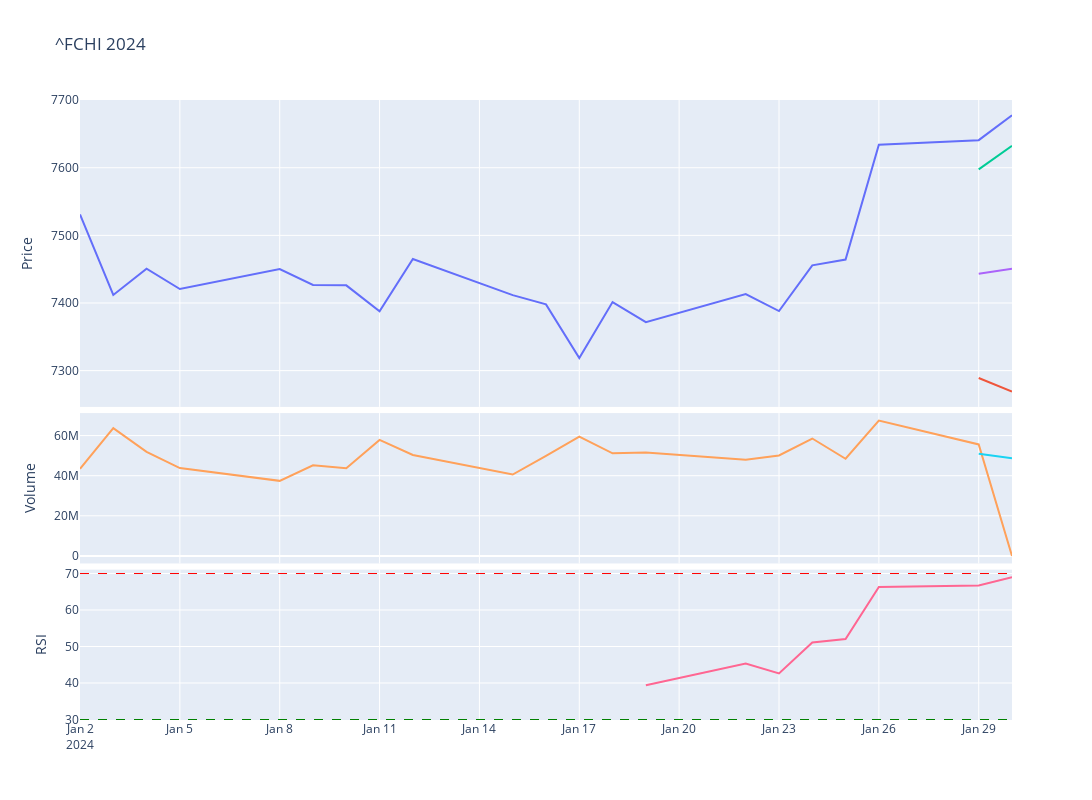

Notebook cell for this chart:
### Code cell
# Plot the adjusted close price of the ^IBEX for year
fig = make_subplots(rows=4, cols=1,shared_xaxes=True,vertical_spacing=0.01,specs=[[{'rowspan':2,'colspan':1}],[None],[{'rowspan':1,'colspan':1}],[{'rowspan':1,'colspan':1}]])

# Graph (1,1)
fig.add_trace(go.Scatter(x=stock_cac['Adj Close'].loc[year].index,y=stock_cac['Adj Close'].loc[year],mode="lines",name=f'{ticker}'),row=1,col=1)
fig.add_trace(go.Scatter(x=stock_cac['BB_Lower'].loc[year].index,y=stock_cac['BB_Lower'].loc[year],mode="lines",name='BB_Lower'),row=1,col=1)
fig.add_trace(go.Scatter(x=stock_cac['BB_Upper'].loc[year].index,y=stock_cac['BB_Upper'].loc[year],mode="lines",name='BB_Upper'),row=1,col=1)
fig.add_trace(go.Scatter(x=stock_cac['MMA20'].loc[year].index,y=stock_cac['MMA20'].loc[year],mode="lines",name='MMA20'),row=1,col=1)
# Update xaxis properties
fig.update_yaxes(title_text="Price", row=1, col=1)

# Graph (3,1)
fig.add_trace(go.Scatter(x=stock_cac['Volume'].loc[year].index,y=stock_cac['Volume'].loc[year],mode="lines",name='Volume'),row=3, col=1)
fig.add_trace(go.Scatter(x=stock_cac['Volume'].loc[year].index,y=stock_cac['Volume'].loc[year].rolling(20).mean(),mode="lines",name='MMA20'),row=3,col=1)
fig.update_yaxes(title_text="Volume", row=3, col=1)

# Graph (4,1)
fig.add_trace(go.Scatter(x=stock_cac['RSI'].loc[year].index,y=stock_cac['RSI'].loc[year],mode="lines",name='RSI'),row=4, col=1)
fig.add_hline(y=30, line_width=1, line_dash="dash", line_color="green",row=4,col=1)
fig.add_hline(y=70, line_width=1, line_dash="dash", line_color="red",row=4,col=1)
fig.update_yaxes(title_text="RSI", row=4, col=1)

fig.update_layout(height=800, width=1300,showlegend=False,title=f"{ticker} {year}")

fig.show()

### Figure 1 — Plotly figure (JSON) as saved in the notebook; plotly's stock layout.template omitted (floating-point values rounded to 4 significant figures)
{"data": [{"mode": "lines", "name": "^FCHI", "type": "scatter", "x": ["2024-01-02T00:00:00", "2024-01-03T00:00:00", "2024-01-04T00:00:00", "2024-01-05T00:00:00", "2024-01-08T00:00:00", "2024-01-09T00:00:00", "2024-01-10T00:00:00", "2024-01-11T00:00:00", "2024-01-12T00:00:00", "2024-01-15T00:00:00", "2024-01-16T00:00:00", "2024-01-17T00:00:00", "2024-01-18T00:00:00", "2024-01-19T00:00:00", "2024-01-22T00:00:00", "2024-01-23T00:00:00", "2024-01-24T00:00:00", "2024-01-25T00:00:00", "2024-01-26T00:00:00", "2024-01-29T00:00:00", "2024-01-30T00:00:00"], "xaxis": "x", "y": [7531.0, 7412.0, 7451.0, 7421.0, 7450.0, 7427.0, 7426.0, 7388.0, 7465.0, 7412.0, 7398, 7319.0, 7401.0, 7372.0, 7413.0, 7388.0, 7456.0, 7464.0, 7634.0, 7641.0, 7677.0], "yaxis": "y"}, {"mode": "lines", "name": "BB_Lower", "type": "scatter", "x": ["2024-01-02T00:00:00", "2024-01-03T00:00:00", "2024-01-04T00:00:00", "2024-01-05T00:00:00", "2024-01-08T00:00:00", "2024-01-09T00:00:00", "2024-01-10T00:00:00", "2024-01-11T00:00:00", "2024-01-12T00:00:00", "2024-01-15T00:00:00", "2024-01-16T00:00:00", "2024-01-17T00:00:00", "2024-01-18T00:00:00", "2024-01-19T00:00:00", "2024-01-22T00:00:00", "2024-01-23T00:00:00", "2024-01-24T00:00:00", "2024-01-25T00:00:00", "2024-01-26T00:00:00", "2024-01-29T00:00:00", "2024-01-30T00:00:00"], "xaxis": "x", "y": [null, null, null, null, null, null, null, null, null, null, null, null, null, null, null, null, null, null, null, 7289.0, 7269.0], "yaxis": "y"}, {"mode": "lines", "name": "BB_Upper", "type": "scatter", "x": ["2024-01-02T00:00:00", "2024-01-03T00:00:00", "2024-01-04T00:00:00", "2024-01-05T00:00:00", "2024-01-08T00:00:00", "2024-01-09T00:00:00", "2024-01-10T00:00:00", "2024-01-11T00:00:00", "2024-01-12T00:00:00", "2024-01-15T00:00:00", "2024-01-16T00:00:00", "2024-01-17T00:00:00", "2024-01-18T00:00:00", "2024-01-19T00:00:00", "2024-01-22T00:00:00", "2024-01-23T00:00:00", "2024-01-24T00:00:00", "2024-01-25T00:00:00", "2024-01-26T00:00:00", "2024-01-29T00:00:00", "2024-01-30T00:00:00"], "xaxis": "x", "y": [null, null, null, null, null, null, null, null, null, null, null, null, null, null, null, null, null, null, null, 7598.0, 7632.0], "yaxis": "y"}, {"mode": "lines", "name": "MMA20", "type": "scatter", "x": ["2024-01-02T00:00:00", "2024-01-03T00:00:00", "2024-01-04T00:00:00", "2024-01-05T00:00:00", "2024-01-08T00:00:00", "2024-01-09T00:00:00", "2024-01-10T00:00:00", "2024-01-11T00:00:00", "2024-01-12T00:00:00", "2024-01-15T00:00:00", "2024-01-16T00:00:00", "2024-01-17T00:00:00", "2024-01-18T00:00:00", "2024-01-19T00:00:00", "2024-01-22T00:00:00", "2024-01-23T00:00:00", "2024-01-24T00:00:00", "2024-01-25T00:00:00", "2024-01-26T00:00:00", "2024-01-29T00:00:00", "2024-01-30T00:00:00"], "xaxis": "x", "y": [null, null, null, null, null, null, null, null, null, null, null, null, null, null, null, null, null, null, null, 7443.0, 7451.0], "yaxis": "y"}, {"mode": "lines", "name": "Volume", "type": "scatter", "x": ["2024-01-02T00:00:00", "2024-01-03T00:00:00", "2024-01-04T00:00:00", "2024-01-05T00:00:00", "2024-01-08T00:00:00", "2024-01-09T00:00:00", "2024-01-10T00:00:00", "2024-01-11T00:00:00", "2024-01-12T00:00:00", "2024-01-15T00:00:00", "2024-01-16T00:00:00", "2024-01-17T00:00:00", "2024-01-18T00:00:00", "2024-01-19T00:00:00", "2024-01-22T00:00:00", "2024-01-23T00:00:00", "2024-01-24T00:00:00", "2024-01-25T00:00:00", "2024-01-26T00:00:00", "2024-01-29T00:00:00", "2024-01-30T00:00:00"], "xaxis": "x2", "y": [43443100, 63685500, 51878000, 43819900, 37426500, 45159400, 43697000, 57821000, 50299100, 40568900, 49822800, 59431200, 51151100, 51572100, 47900000, 50061200, 58529300, 48432800, 67454400, 55590300, 0], "yaxis": "y2"}, {"mode": "lines", "name": "MMA20", "type": "scatter", "x": ["2024-01-02T00:00:00", "2024-01-03T00:00:00", "2024-01-04T00:00:00", "2024-01-05T00:00:00", "2024-01-08T00:00:00", "2024-01-09T00:00:00", "2024-01-10T00:00:00", "2024-01-11T00:00:00", "2024-01-12T00:00:00", "2024-01-15T00:00:00", "2024-01-16T00:00:00", "2024-01-17T00:00:00", "2024-01-18T00:00:00", "2024-01-19T00:00:00", "2024-01-22T00:00:00", "2024-01-23T00:00:00", "2024-01-24T00:00:00", "2024-01-25T00:00:00", "2024-01-26T00:00:00", "2024-01-29T00:00:00", "2024-01-30T00:00:00"], "xaxis": "x2", "y": [null, null, null, null, null, null, null, null, null, null, null, null, null, null, null, null, null, null, null, 50887180, 48715025], "yaxis": "y2"}, {"mode": "lines", "name": "RSI", "type": "scatter", "x": ["2024-01-02T00:00:00", "2024-01-03T00:00:00", "2024-01-04T00:00:00", "2024-01-05T00:00:00", "2024-01-08T00:00:00", "2024-01-09T00:00:00", "2024-01-10T00:00:00", "2024-01-11T00:00:00", "2024-01-12T00:00:00", "2024-01-15T00:00:00", "2024-01-16T00:00:00", "2024-01-17T00:00:00", "2024-01-18T00:00:00", "2024-01-19T00:00:00", "2024-01-22T00:00:00", "2024-01-23T00:00:00", "2024-01-24T00:00:00", "2024-01-25T00:00:00", "2024-01-26T00:00:00", "2024-01-29T00:00:00", "2024-01-30T00:00:00"], "xaxis": "x3", "y": [null, null, null, null, null, null, null, null, null, null, null, null, null, 39.41, 45.34, 42.62, 51.1, 52.07, 66.31, 66.72, 69.0], "yaxis": "y3"}], "layout": {"height": 800, "shapes": [{"line": {"color": "green", "dash": "dash", "width": 1}, "type": "line", "x0": 0, "x1": 1, "xref": "x3 domain", "y0": 30, "y1": 30, "yref": "y3"}, {"line": {"color": "red", "dash": "dash", "width": 1}, "type": "line", "x0": 0, "x1": 1, "xref": "x3 domain", "y0": 70, "y1": 70, "yref": "y3"}], "showlegend": false, "title": {"text": "^FCHI 2024"}, "width": 1300, "xaxis": {"anchor": "y", "domain": [0, 1], "matches": "x3", "showticklabels": false}, "xaxis2": {"anchor": "y2", "domain": [0, 1], "matches": "x3", "showticklabels": false}, "xaxis3": {"anchor": "y3", "domain": [0, 1]}, "yaxis": {"anchor": "x", "domain": [0.505, 1], "title": {"text": "Price"}}, "yaxis2": {"anchor": "x2", "domain": [0.2525, 0.495], "title": {"text": "Volume"}}, "yaxis3": {"anchor": "x3", "domain": [0, 0.2425], "title": {"text": "RSI"}}}}
